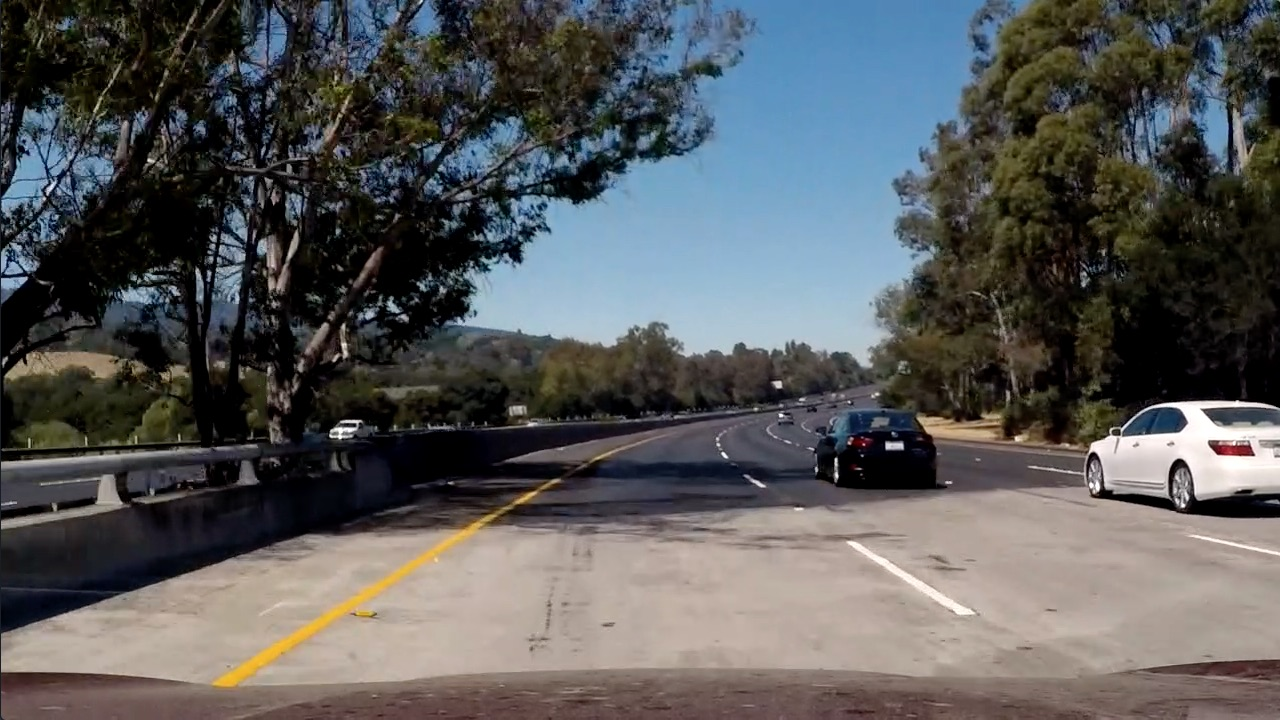
#> input picture test_images/test5.jpg, 1280 x 720 px
$ jupyter execute Gradient_and_Colour_Thresholding.ipynb   (older library calls are emulated)
#> lines starting #> are read from the running program, lines starting #| are printed output that depends on the picture; after the words box and inside, x2 and y2 are one past the last pixel; in counts of white or black regions, pixels touching at a corner belong together
Combine the selection thresholds: (x, y, magnitude, direction) to isolate lane-line pixels

[cell 1]
import numpy as np
import cv2
import matplotlib.pyplot as plt
import matplotlib.image as mpimg
import pickle

[cell 2]
import os
#os.listdir("test_images/")

#function to return all the test images
# [7 lines left out: function load_images, not called in this run]

[cell 3]
def abs_sobel_thresh(img, orient='x', sobel_kernel=3, thresh=(0, 255)):
    # Calculate directional gradient
    # Apply threshold
     # Convert to grayscale
    gray = cv2.cvtColor(img, cv2.COLOR_RGB2GRAY)
    # Apply x or y gradient with the OpenCV Sobel() function
    # and take the absolute value
    if orient == 'x':
        abs_sobel = np.absolute(cv2.Sobel(gray, cv2.CV_64F, 1, 0))
    if orient == 'y':
        abs_sobel = np.absolute(cv2.Sobel(gray, cv2.CV_64F, 0, 1))
    # Rescale back to 8 bit integer
    scaled_sobel = np.uint8(255*abs_sobel/np.max(abs_sobel))
    # Create a copy and apply the threshold
    grad_binary = np.zeros_like(scaled_sobel)
    # Here I'm using inclusive (>=, <=) thresholds, but exclusive is ok too
    grad_binary[(scaled_sobel >= thresh[0]) & (scaled_sobel <= thresh[1])] = 1

    # Return the result
    return grad_binary

def mag_thresh(img, sobel_kernel=3, mag_thresh=(0, 255)):
    # Calculate gradient magnitude
    # Apply threshold
    # Convert to grayscale
    gray = cv2.cvtColor(img, cv2.COLOR_RGB2GRAY)
    # Take both Sobel x and y gradients
    sobelx = cv2.Sobel(gray, cv2.CV_64F, 1, 0, ksize=sobel_kernel)
    sobely = cv2.Sobel(gray, cv2.CV_64F, 0, 1, ksize=sobel_kernel)
    # Calculate the gradient magnitude
    gradmag = np.sqrt(sobelx**2 + sobely**2)
    # Rescale to 8 bit
    scale_factor = np.max(gradmag)/255
    gradmag = (gradmag/scale_factor).astype(np.uint8)
    # Create a binary image of ones where threshold is met, zeros otherwise
    mag_binary = np.zeros_like(gradmag)
    mag_binary[(gradmag >= mag_thresh[0]) & (gradmag <= mag_thresh[1])] = 1

    # Return the binary image
    return mag_binary

def dir_threshold(img, sobel_kernel=3, thresh=(0, np.pi/2)):
    # Calculate gradient direction
    # Apply threshold
    # Grayscale
    gray = cv2.cvtColor(img, cv2.COLOR_RGB2GRAY)
    # Calculate the x and y gradients
    sobelx = cv2.Sobel(gray, cv2.CV_64F, 1, 0, ksize=sobel_kernel)
    sobely = cv2.Sobel(gray, cv2.CV_64F, 0, 1, ksize=sobel_kernel)
    # Take the absolute value of the gradient direction,
    # apply a threshold, and create a binary image result
    absgraddir = np.arctan2(np.absolute(sobely), np.absolute(sobelx))
    dir_binary =  np.zeros_like(absgraddir)
    dir_binary[(absgraddir >= thresh[0]) & (absgraddir <= thresh[1])] = 1

    # Return the binary image
    return dir_binary

def sat_thresh(img,s_thresh=(90, 255)):

    hls = cv2.cvtColor(img, cv2.COLOR_RGB2HLS)
    s_channel = hls[:,:,2]

    # Threshold color channel
    s_binary = np.zeros_like(s_channel)
    s_binary[(s_channel >= s_thresh[0]) & (s_channel <= s_thresh[1])] = 1

    return s_binary

def hue_thresh(img,h_thresh=(15, 100)):

    hls = cv2.cvtColor(img, cv2.COLOR_RGB2HLS)
    h_channel = hls[:,:,0]

    # Threshold color channel
    h_binary = np.zeros_like(h_channel)
    h_binary[(h_channel >= h_thresh[0]) & (h_channel <= h_thresh[1])] = 1

    return h_binary

def red_thresh(img,r_thresh=(200, 255)):

    r_channel = img[:,:,0]

    # Threshold color channel
    r_binary = np.zeros_like(r_channel)
    r_binary[(r_channel >= r_thresh[0]) & (r_channel <= r_thresh[1])] = 1

    return r_binary

[cell 4]
# Choose a Sobel kernel size
ksize = 3 # Choose a larger odd number to smooth gradient measurements

# Apply each of the thresholding functions

#images =load_images("test_images/")

#for filename in images:

    #image=images[filename]

image = mpimg.imread("test_images/test5.jpg")
#> image is the input picture: shape (720, 1280, 3); mean R, G, B 88.5, 89.3, 89.8

##Gradient_thresholding

gradx = abs_sobel_thresh(image, orient='x', sobel_kernel=ksize, thresh=(10, 150))
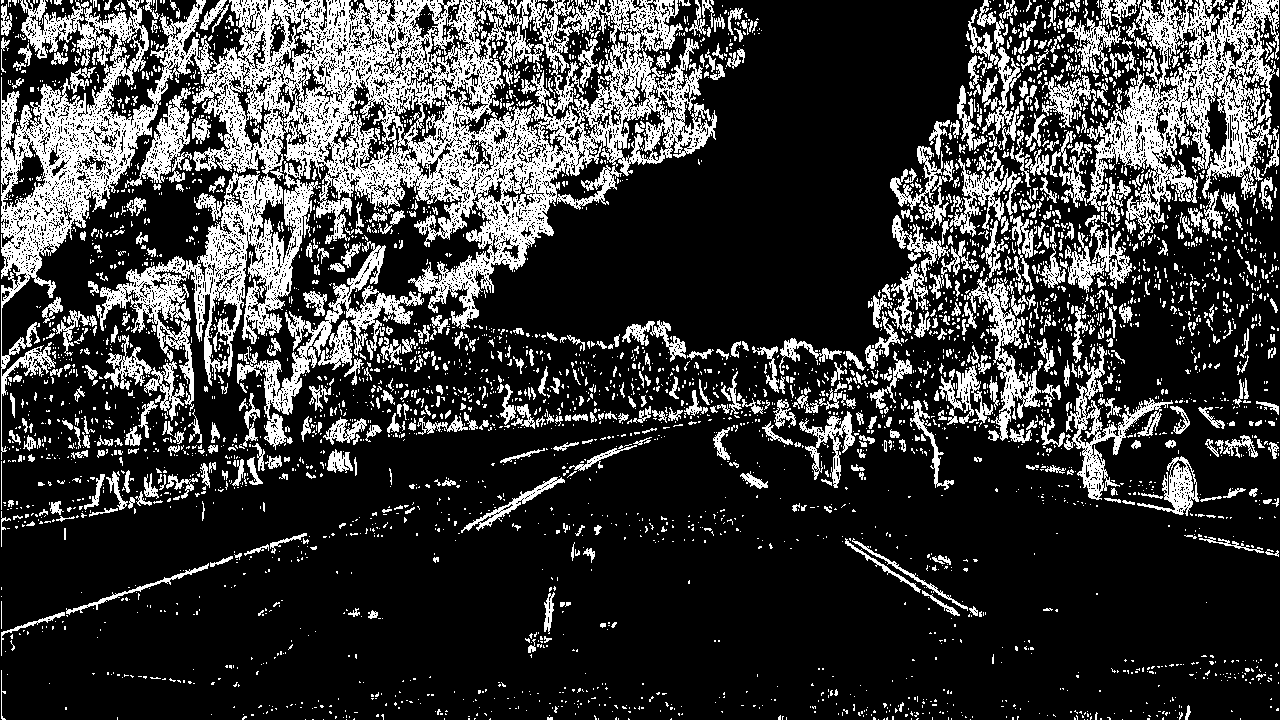
#> gradx: shape (720, 1280); values 0 (black) and 1 (white), 23% white; 4398 white regions (3743 under 20 px), largest, box (x1, y1, x2, y2) and area: (1, 0, 717, 460) 94947, (1087, 0, 1279, 234) 17085, (237, 241, 424, 450) 5948
grady = abs_sobel_thresh(image, orient='y', sobel_kernel=ksize, thresh=(10, 150))
#> grady: shape (720, 1280); values 0 (black) and 1 (white), 26% white; 4581 white regions (3754 under 20 px), largest, box (x1, y1, x2, y2) and area: (184, 1, 742, 352) 56044, (0, 373, 1280, 636) 38913, (0, 31, 156, 305) 12909
mag_binary = mag_thresh(image, sobel_kernel=ksize, mag_thresh=(30, 100))
#> in mag_thresh, `gradmag = np.sqrt(sobelx**2 + sobely**2)`:
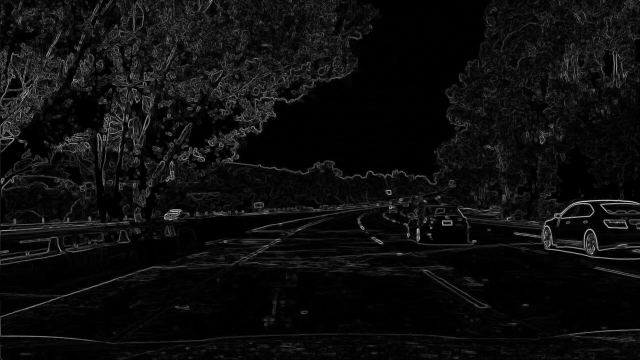
#> gradmag: shape (720, 1280) float64 (shown at 1/2 size); min 0, max 984.1, mean 53.7; drawn with min black and max white
#> in mag_thresh, `scale_factor = np.max(gradmag)/255`: scale_factor = 3.86
#> mag_binary: shape (720, 1280); values 0 (black) and 1 (white), 13.1% white in thin lines or dots
dir_binary = dir_threshold(image, sobel_kernel=ksize, thresh=(0.7, 1.3))
#> dir_binary: shape (720, 1280) float64; values 0 (black) and 1 (white), 35.1% white in thin lines or dots

##Colour_thresholding
s_binary= sat_thresh(image, s_thresh=(90,255))
#> s_binary: shape (720, 1280); values 0 (black) and 1 (white), 28.1% white; 2791 white regions (2294 under 20 px), largest, box (x1, y1, x2, y2) and area: (489, 0, 984, 322) 86221, (972, 109, 1280, 444) 27481, (56, 430, 568, 591) 14101
r_binary= red_thresh(image, r_thresh=(230,255))
#> in red_thresh, `r_channel = img[:,:,0]`:
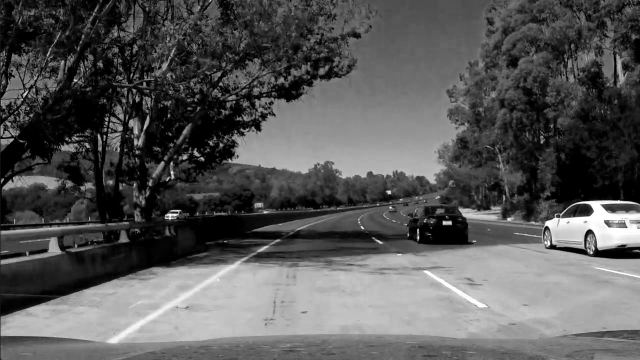
#> r_channel: shape (720, 1280) (shown at 1/2 size); min 0, max 255, mean 88.5
#> r_binary: shape (720, 1280); values 0 (black) and 1 (white), 1% white; 46 white regions (38 under 20 px), largest, box (x1, y1, x2, y2) and area: (1116, 401, 1280, 494) 6114, (217, 552, 434, 685) 1503, (847, 541, 974, 615) 971
h_binary= hue_thresh(image, h_thresh=(15,100))
#> h_binary: shape (720, 1280); values 0 (black) and 1 (white), 30% white; 1195 white regions (979 under 20 px), largest, box (x1, y1, x2, y2) and area: (815, 0, 1280, 449) 97609, (268, 0, 651, 280) 30483, (304, 315, 726, 468) 23878


combined = np.zeros_like(dir_binary)
#combineda = np.zeros_like(dir_binary)

combined[((gradx == 1) & (grady == 1)) | ((mag_binary == 1) & (dir_binary == 1)) | ((s_binary==1) & (h_binary==1)) | r_binary==1] = 1
#combineda[ ((gradx==1) & (grady==1)) | ((s_binary==1) & (h_binary==1)) | r_binary==1 ] = 1

p1 = np.zeros_like(dir_binary)
p2 = np.zeros_like(dir_binary)
p3 = np.zeros_like(dir_binary)
p4 = np.zeros_like(dir_binary)

p1[((gradx == 1) & (grady == 1))] = 1
p2[((mag_binary == 1) & (dir_binary == 1))] = 1
p3[((s_binary==1) & (h_binary==1))] = 1


# Plot the result
f, (ax1, ax2) = plt.subplots(1, 2, figsize=(24, 9))
f.tight_layout()
ax1.imshow(image, cmap='gray')
ax1.set_title('Original Image', fontsize=50)
# [5 lines of commented-out code are left out]
ax2.imshow(combined, cmap='gray')
ax2.set_title('Combining Thresholds', fontsize=30)
plt.subplots_adjust(left=0., right=1, top=0.9, bottom=0.)

#cv2.imwrite('test_images_outputc/{}'.format(filename),combined)

[cell 5]
fig, ((ax1, ax2),(ax3, ax4)) = plt.subplots(2, 2, figsize=(15, 11))
fig.tight_layout()

ax1.imshow(p1, cmap='gray')
ax1.set_title('(gradx == 1) & (grady == 1)', fontsize=20)
ax2.imshow(p2, cmap='gray')
ax2.set_title('(mag_binary == 1) & (dir_binary == 1)', fontsize=20)
ax3.imshow(p3, cmap='gray')
ax3.set_title('(s_binary == 1) & (h_binary == 1)', fontsize=20)
ax4.imshow(r_binary, cmap='gray')
ax4.set_title('(r_binary == 1)', fontsize=20)

plt.suptitle('Components of Combined Threshold', fontsize = 30)

#plt.subplots_adjust(left=0., right=1, top=0.9, bottom=0.)

plt.subplots_adjust(top=0.9)

#fig.savefig('output_images/components_combined.jpg')
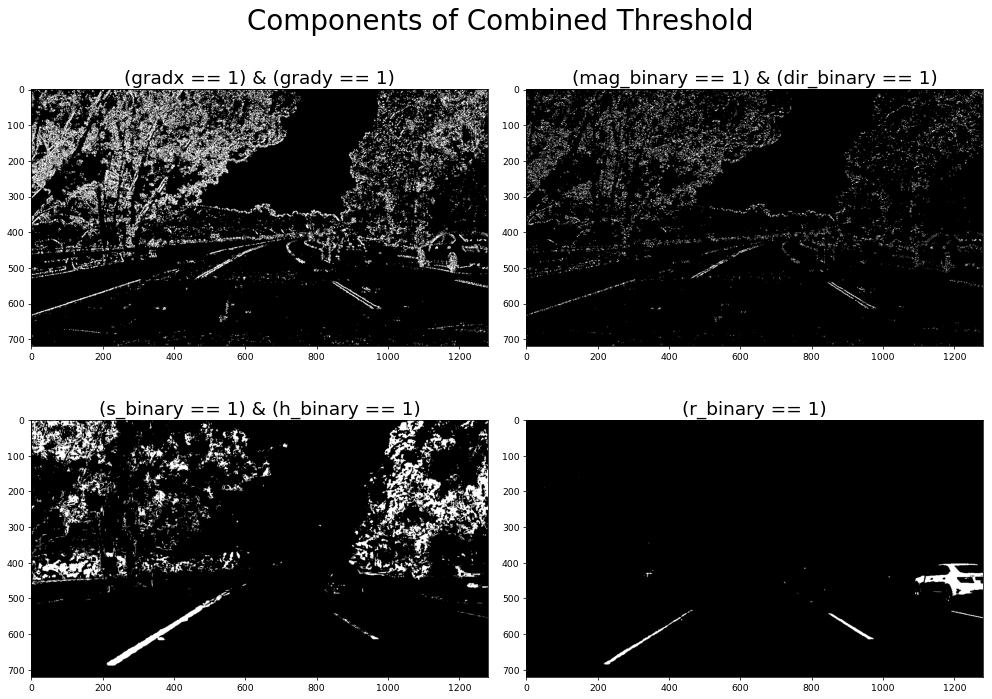
#> figure drawn by matplotlib, 4 panels

$ run again, with test_images/test1.jpg copied over test_images/test5.jpg
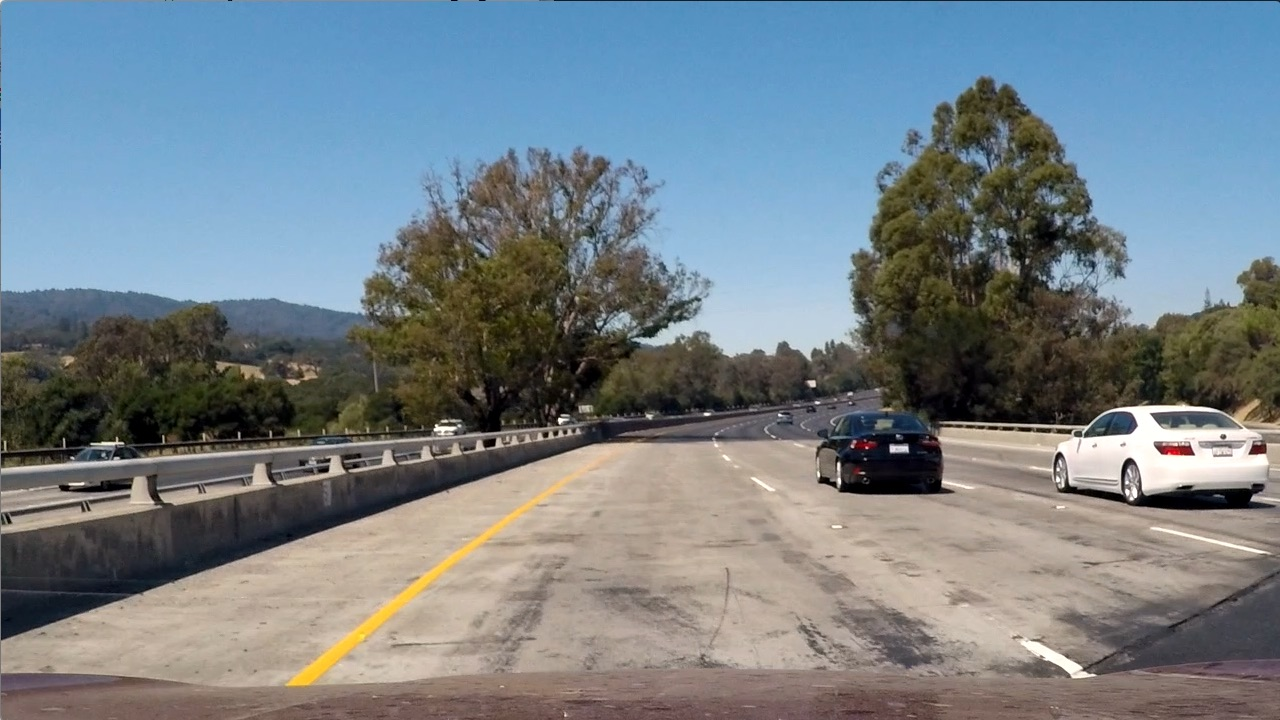
#> input picture test_images/test1.jpg, 1280 x 720 px
#> image is the input picture: shape (720, 1280, 3); mean R, G, B 117.5, 128.7, 135.5
#> `gradx = abs_sobel_thresh(image, orient='x', sobel_kernel=ksize, thresh..`:
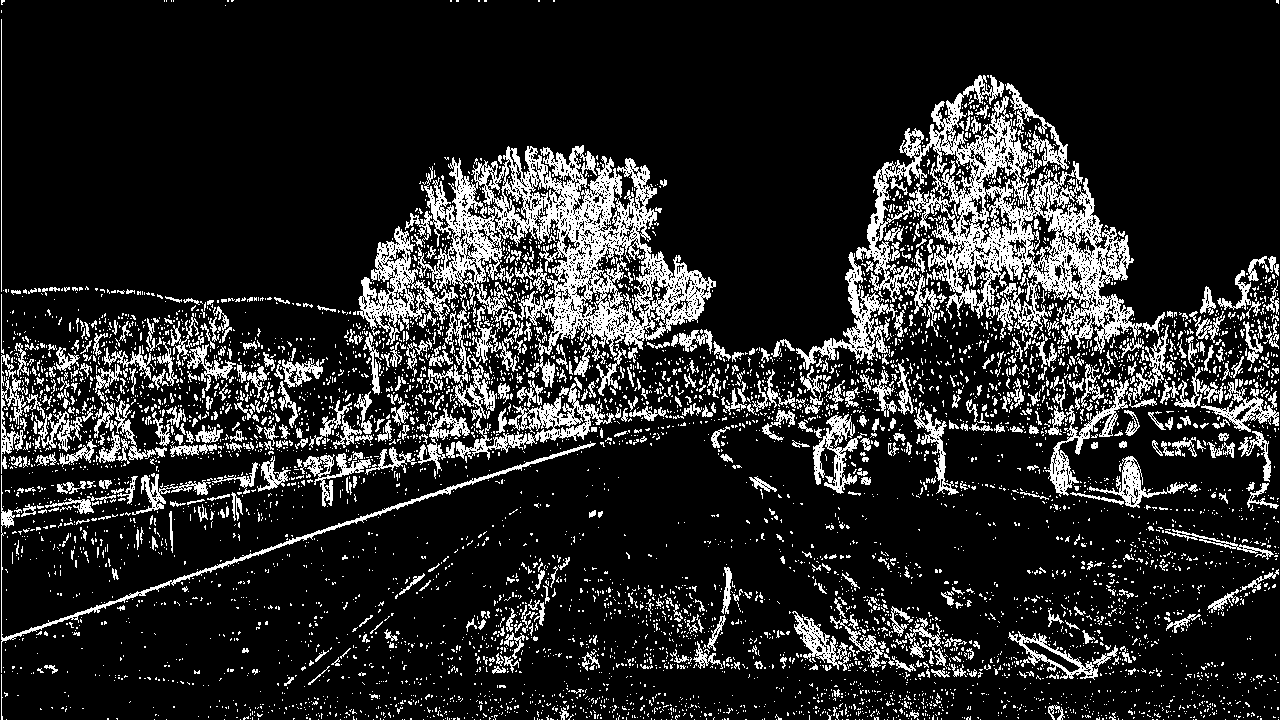
#> gradx: shape (720, 1280); values 0 (black) and 1 (white), 15.7% white in thin lines or dots
#> grady: shape (720, 1280); values 0 (black) and 1 (white), 21.8% white; 5739 white regions (4937 under 20 px), largest, box (x1, y1, x2, y2) and area: (0, 371, 1280, 642) 55462, (436, 154, 913, 381) 18900, (900, 82, 1280, 368) 17430
#> scale_factor = 3.69
#> mag_binary: shape (720, 1280); values 0 (black) and 1 (white), 7.9% white in thin lines or dots
#> dir_binary: shape (720, 1280) float64; values 0 (black) and 1 (white), 37.8% white in thin lines or dots
#> hls: shape (720, 1280, 3); mean of channels 0, 1, 2 60.2, 126.7, 74.4
#> s_binary: shape (720, 1280); values 0 (black) and 1 (white), 39% white; 1333 white regions (1104 under 20 px), largest, box (x1, y1, x2, y2) and area: (0, 0, 1280, 336) 300561, (435, 239, 561, 375) 7456, (1056, 400, 1268, 490) 7183
#> r_binary: shape (720, 1280); values 0 (black) and 1 (white), 1.4% white; 93 white regions (77 under 20 px), largest, box (x1, y1, x2, y2) and area: (1055, 405, 1268, 490) 7431, (287, 472, 578, 685) 3440, (1020, 640, 1095, 678) 707
#> h_binary: shape (720, 1280); values 0 (black) and 1 (white), 32.4% white; 718 white regions (574 under 20 px), largest, box (x1, y1, x2, y2) and area: (0, 78, 1280, 495) 180835, (0, 439, 1024, 692) 88293, (0, 473, 152, 538) 3612
#> `[cell 5] fig, ((ax1, ax2),(ax3, ax4)) = plt.subplots(2, 2, figsize=(15..`:
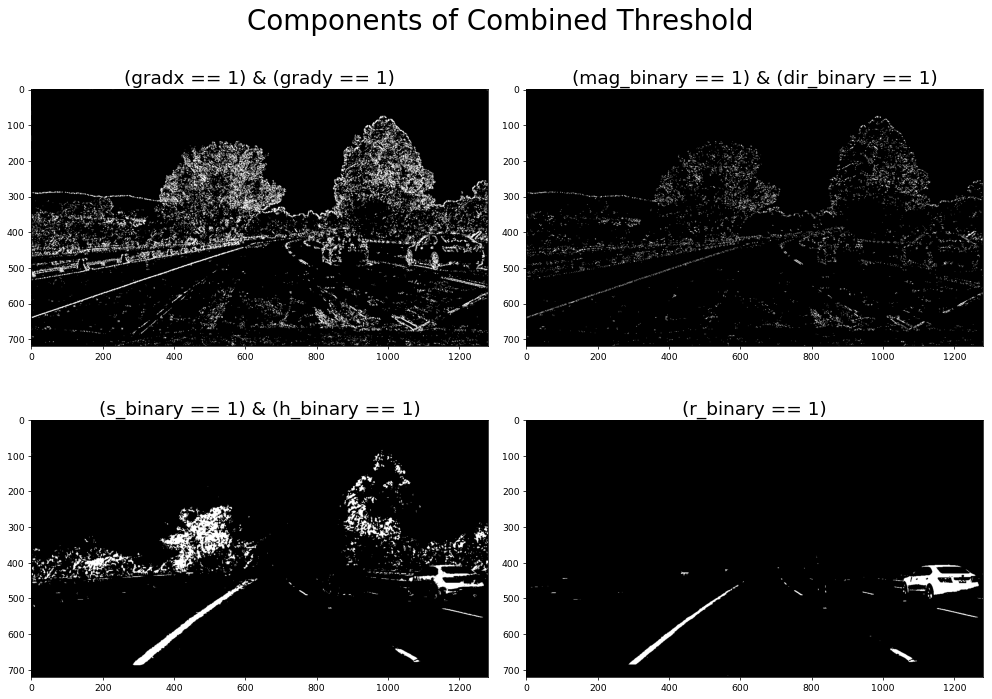
#> figure drawn by matplotlib, 4 panels
